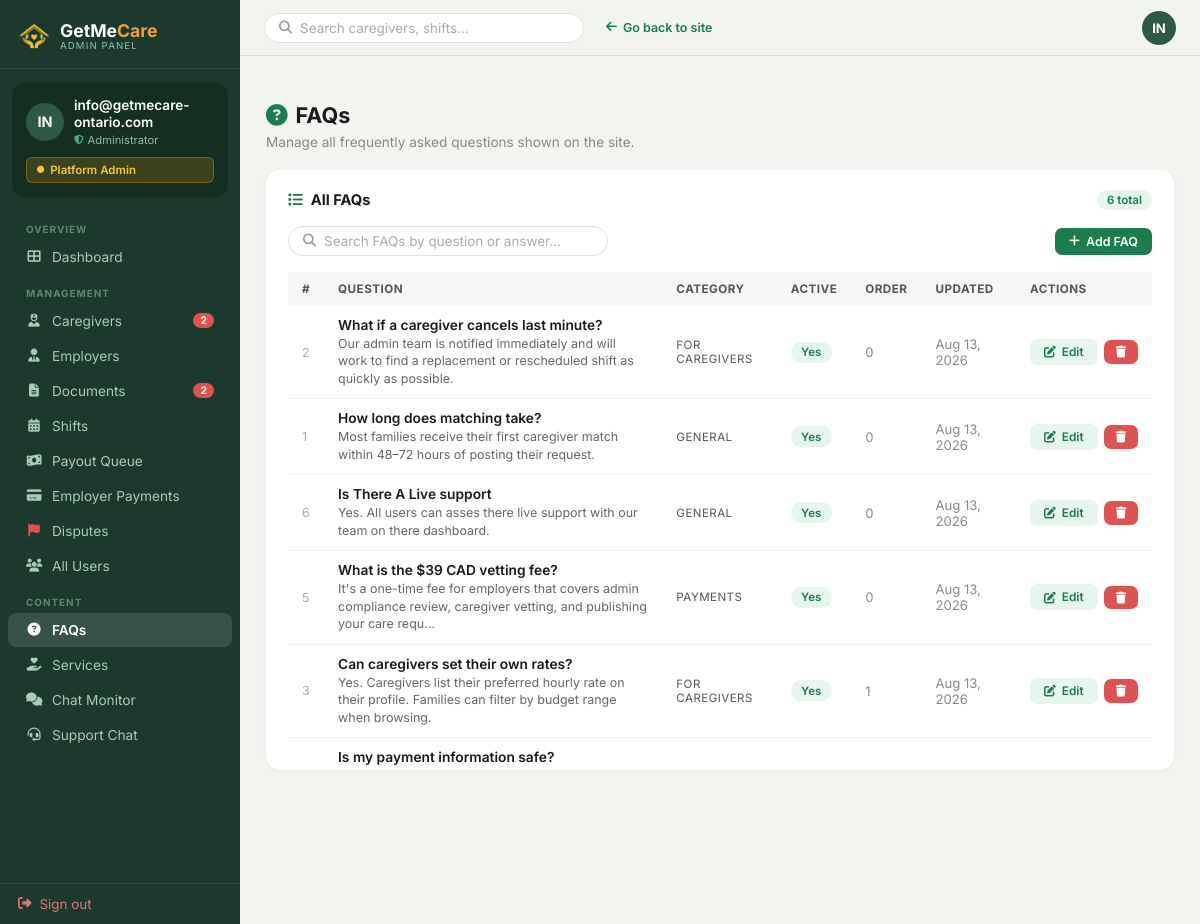
Page /admin-panel/faqs/ (signed in) on the committed database.
### Account/models.py (models this page shows, shortened)
class CustomUser(AbstractUser):
    EMPLOYER = 'employer'
    CAREGIVER = 'caregiver'
    ROLE_CHOICES = [
        (EMPLOYER, 'Employer / Family'),
        (CAREGIVER, 'Caregiver / PSW'),
    ]
    role = models.CharField(
        max_length=20,
        choices=ROLE_CHOICES,
        default=EMPLOYER,
    )
    phone = models.CharField(max_length=20, blank=True)
    @property
    def is_admin(self):
        return self.is_superuser or self.is_staff
    @property
    def is_employer(self):
        return self.role == self.EMPLOYER and not self.is_admin
    @property
    def is_caregiver(self):
        return self.role == self.CAREGIVER and not self.is_admin

### AdminApp/models.py (models this page shows, shortened)
class Faq(models.Model):
    CAT_GENERAL      = 'general'
    CAT_SERVICES     = 'services'
    CAT_PRICING      = 'pricing'
    CAT_HOW_IT_WORKS = 'how_it_works'
    CAT_VERIFICATION = 'verification'
    CAT_SCHEDULING   = 'scheduling'
    CAT_PAYMENTS     = 'payments'
    CAT_CAREGIVERS   = 'caregivers'
    CAT_COVERAGE     = 'coverage'
    CAT_SUPPORT      = 'support'
    CATEGORY_CHOICES = [
        (CAT_GENERAL,      'General'),
        (CAT_SERVICES,     'Services'),
        (CAT_PRICING,      'Pricing & Rates'),
        (CAT_HOW_IT_WORKS, 'How It Works'),
        (CAT_VERIFICATION, 'Caregiver Verification'),
        (CAT_SCHEDULING,   'Scheduling'),
        (CAT_PAYMENTS,     'Payments'),
        (CAT_CAREGIVERS,   'For Caregivers'),
        (CAT_COVERAGE,     'Coverage'),
        (CAT_SUPPORT,      'Support'),
    ]
    question   = models.CharField(max_length=255, help_text="The question shown to visitors.")
    answer     = models.TextField(help_text="The full answer body.")
    category   = models.CharField(max_length=20, choices=CATEGORY_CHOICES, default=CAT_GENERAL)
    is_active  = models.BooleanField(default=True, help_text="Unchecked hides this FAQ from the public site.")
    order      = models.PositiveIntegerField(default=0, help_text="Lower numbers appear first.")
    created_at = models.DateTimeField(auto_now_add=True)
    updated_at = models.DateTimeField(auto_now=True)
    class Meta:
        ordering = ['order', 'category', 'question']
        verbose_name = 'FAQ'
        verbose_name_plural = 'FAQs'

### AdminApp/views.py (the view)
    @login_required(login_url='Account:login')
    def wrapper(request, *args, **kwargs):
        if not (request.user.is_staff or request.user.is_superuser):
            messages.error(request, 'Access denied. Admin account required.')
            return redirect('Account:login')
        return view_func(request, *args, **kwargs)

### AdminApp/views.py (called while the page is built)
def admin_required(view_func):
    @login_required(login_url='Account:login')
    def wrapper(request, *args, **kwargs):
        if not (request.user.is_staff or request.user.is_superuser):
            messages.error(request, 'Access denied. Admin account required.')
            return redirect('Account:login')
        return view_func(request, *args, **kwargs)
    wrapper.__name__ = view_func.__name__
    return wrapper

def _admin_sidebar():
    from Account.models import EmployerPayment, Dispute
    return {
        'pending_docs':            CaregiverDocument.objects.filter(status=CaregiverDocument.STATUS_PENDING).count(),
        'pending_profiles':        CaregiverProfile.objects.filter(status=CaregiverProfile.STATUS_PENDING).count(),
        'employer_payments_count': EmployerPayment.objects.filter(admin_seen=False).count(),
        'payout_queue_count':      ShiftLog.objects.filter(payment_status=ShiftLog.PAY_PENDING).count(),
        'counts': {
            'open': Dispute.objects.filter(status=Dispute.STATUS_OPEN).count(),
        },
    }

@admin_required
def faq_list(request):
    q = request.GET.get('q', '').strip()
    faqs = Faq.objects.all().order_by('order', 'category', 'question')
    if q:
        faqs = faqs.filter(
            Q(question__icontains=q) | Q(answer__icontains=q)
        )
    ctx = _admin_sidebar()
    ctx['faqs'] = faqs
    ctx['search_q'] = q
    return render(request, 'AdminApp/faq-list.html', ctx)

### GETMECARE/context_processors.py (called while the page is built)
def _get_total_unread(user):
    try:
        from django.db.models import Q
        from Chatbot.models import DirectConversation, DirectMessage
        from Account.models import BookingProposal
        unread_msgs = DirectMessage.objects.filter(
            conversation__in=DirectConversation.objects.filter(
                Q(participant_1=user) | Q(participant_2=user)
            ),
            is_read=False
        ).exclude(sender=user).count()
        unread_proposals = 0
        if getattr(user, 'is_employer', False):
            unread_proposals = BookingProposal.objects.filter(
                employer=user,
                status=BookingProposal.STATUS_PENDING,
                is_read=False,
            ).count()
        return unread_msgs + unread_proposals
    except Exception:
        return 0

### templates/AdminApp/faq-list.html (shortened to what this page needs)
{% extends "AdminApp/base_admin.html" %}
{% block content %}
<div style="margin-bottom:20px">
  <h1 class="adm-page-title" style="margin-bottom:6px">
    <i class="fas fa-question-circle" style="color:#1b7d4f;margin-right:8px"></i>FAQs
  </h1>
  <p style="font-size:.85rem;color:#888">Manage all frequently asked questions shown on the site.</p>
</div>
<div class="adm-card">
  <div class="adm-card-pad">
    <div style="font-size:.92rem;font-weight:700;color:#1a1a1a;margin-bottom:16px;
                display:flex;align-items:center;gap:8px">
      <i class="fas fa-list" style="color:#1b7d4f"></i> All FAQs
      <span style="margin-left:auto;font-size:.72rem;font-weight:600;
                   background:#e6f5ee;color:#1b7d4f;border-radius:20px;padding:3px 10px">
        {% if search_q %}{{ faqs|length }} result{{ faqs|length|pluralize }}{% else %}{{ faqs|length }} total{% endif %}
      </span>
    </div>
    <div style="display:flex;justify-content:space-between;align-items:center;gap:12px;flex-wrap:wrap;margin-bottom:16px">
      <form method="get" action="" style="flex:1;min-width:200px">
        <div class="adm-search">
          <i class="fas fa-search"></i>
          <input type="text" name="q" placeholder="Search FAQs by question or answer…" value="{{ request.GET.q|default:'' }}">
        </div>
      </form>
      <a href="{% url 'AdminApp:faq_add' %}" class="adm-btn adm-btn-green" style="flex-shrink:0">
        <i class="fas fa-plus"></i> Add FAQ
      </a>
    </div>
    <div class="scroll-table-wrap">
      <table class="adm-table">
        <thead>
          <tr>
            <th>#</th>
            <th>Question</th>
            <th>Category</th>
            <th>Active</th>
            <th>Order</th>
            <th>Updated</th>
            <th>Actions</th>
          </tr>
        </thead>
        <tbody>
          {% for f in faqs %}
          <tr>
            <td style="color:#aaa;font-size:.78rem">{{ f.pk }}</td>
            <td>
              <div class="faq-q">{{ f.question }}</div>
              <div class="faq-a">{{ f.answer|truncatechars:120 }}</div>
            </td>
            <td><span class="faq-cat">{{ f.get_category_display }}</span></td>
            <td>
              {% if f.is_active %}<span class="badge badge-green">Yes</span>
              {% else %}<span class="badge badge-grey">No</span>{% endif %}
            </td>
            <td style="color:#888;font-size:.82rem">{{ f.order }}</td>
            <td style="color:#888;font-size:.82rem">{{ f.updated_at|date:"M d, Y" }}</td>
            <td>
              <div style="display:flex;gap:6px;align-items:center">
                <a href="{% url 'AdminApp:faq_edit' f.pk %}" class="adm-btn adm-btn-view" style="font-size:.74rem">
                  <i class="fas fa-edit"></i> Edit
                </a>
                <form method="post" action="{% url 'AdminApp:faq_delete' f.pk %}" style="display:inline" onsubmit="return confirm('Delete FAQ “{{ f.question|escapejs }}”? This cannot be undone.');">
                  <button type="submit" class="adm-btn adm-btn-danger" style="font-size:.74rem;padding:6px 12px">
                    <i class="fas fa-trash"></i>
                  </button>
                </form>
              </div>
            </td>
          </tr>
          {% endfor %}
        </tbody>
      </table>
    </div>
  </div>
</div>
{% endblock %}

### templates/AdminApp/base_admin.html (shortened to what this page needs)
﻿{% load static %}
<!doctype html>
<html lang="en">
<head>
  <link rel="stylesheet" href="https://cdnjs.cloudflare.com/ajax/libs/font-awesome/6.4.0/css/all.min.css"/>
</head>
<body>
<aside class="adm-sidebar" id="adm-sidebar">
  <div class="adm-logo">
    <a href="{% url 'home' %}">
      <img src="{% static 'Caregiver/images/sitelog.png' %}" alt="GetMeCare" style="width:32px;height:32px;object-fit:contain;filter:brightness(0) saturate(100%) invert(72%) sepia(60%) saturate(600%) hue-rotate(345deg) brightness(105%) contrast(95%)">
      <div>
        <div class="adm-logo-name">GetMe<span style="color:#F0A040">Care</span></div>
        <div class="adm-logo-sub">Admin Panel</div>
      </div>
    </a>
  </div>
  <div class="adm-profile">
    <div class="adm-profile-row">
      <div class="adm-av">{% if request.user.first_name %}{{ request.user.first_name|first|upper }}{{ request.user.last_name|first|upper }}{% else %}{{ request.user.username|slice:":2"|upper }}{% endif %}</div>
      <div>
        <div class="adm-av-name">{{ request.user.get_full_name|default:request.user.username }}</div>
        <div class="adm-av-role"><i class="fas fa-shield-alt" style="color:#4caf7d;font-size:.6rem;"></i> Administrator</div>
      </div>
    </div>
    <div class="adm-badge"><i class="fas fa-circle" style="font-size:.45rem;"></i> Platform Admin</div>
  </div>
  <div class="adm-nav">
    <div class="adm-nav-section">Overview</div>
    <a href="{% url 'AdminApp:dashboard' %}" {% if request.resolver_match.url_name == 'dashboard' %}class="active"{% endif %}>
      <i class="fas fa-th-large"></i> Dashboard
    </a>
    <div class="adm-nav-section">Management</div>
    <a href="{% url 'AdminApp:manage_caregivers' %}" {% if request.resolver_match.url_name == 'manage_caregivers' %}class="active"{% endif %}>
      <i class="fas fa-user-nurse"></i> Caregivers
      {% if pending_profiles %}<span class="adm-nav-badge">{{ pending_profiles }}</span>{% endif %}
    </a>
    <a href="{% url 'AdminApp:manage_employers' %}" {% if request.resolver_match.url_name == 'manage_employers' %}class="active"{% endif %}>
      <i class="fas fa-user-tie"></i> Employers
    </a>
    <a href="{% url 'AdminApp:review_documents' %}" {% if request.resolver_match.url_name == 'review_documents' %}class="active"{% endif %}>
      <i class="fas fa-file-alt"></i> Documents
      {% if pending_docs %}<span class="adm-nav-badge">{{ pending_docs }}</span>{% endif %}
    </a>
    <a href="{% url 'AdminApp:manage_shifts' %}" {% if request.resolver_match.url_name == 'manage_shifts' %}class="active"{% endif %}>
      <i class="fas fa-calendar-alt"></i> Shifts
    </a>
    <a href="{% url 'AdminApp:payout_queue' %}" {% if request.resolver_match.url_name == 'payout_queue' %}class="active"{% endif %}>
      <i class="fas fa-money-bill-wave"></i> Payout Queue
    </a>
    <a href="{% url 'AdminApp:employer_payments' %}" {% if request.resolver_match.url_name == 'employer_payments' %}class="active"{% endif %}>
      <i class="fas fa-credit-card"></i> Employer Payments
    </a>
    <a href="{% url 'AdminApp:dispute_list' %}" {% if request.resolver_match.url_name == 'dispute_list' or request.resolver_match.url_name == 'dispute_detail' %}class="active"{% endif %}>
      <i class="fas fa-flag" style="color:#e05252"></i> Disputes
    </a>
    <a href="{% url 'AdminApp:manage_users' %}" {% if request.resolver_match.url_name == 'manage_users' %}class="active"{% endif %}>
      <i class="fas fa-users"></i> All Users
    </a>
    <div class="adm-nav-section">Content</div>
    <a href="{% url 'AdminApp:faq_list' %}" {% if request.resolver_match.url_name == 'faq_list' or request.resolver_match.url_name == 'faq_add' or request.resolver_match.url_name == 'faq_edit' %}class="active"{% endif %}>
      <i class="fas fa-question-circle"></i> FAQs
    </a>
    <a href="{% url 'AdminApp:service_list' %}" {% if request.resolver_match.url_name == 'service_list' or request.resolver_match.url_name == 'service_add' or request.resolver_match.url_name == 'service_edit' %}class="active"{% endif %}>
      <i class="fas fa-hand-holding-heart"></i> Services
    </a>
    <a href="{% url 'admin_chat_monitor' %}" {% if request.resolver_match.url_name == 'admin_chat_monitor' %}class="active"{% endif %}>
      <i class="fas fa-comments"></i> Chat Monitor
    </a>
    <a href="{% url 'admin_support' %}" {% if request.resolver_match.url_name == 'admin_support' %}class="active"{% endif %}>
      <i class="fas fa-headset"></i> Support Chat
    </a>
  </div>
  <div class="adm-signout">
    <a href="{% url 'Account:logout' %}"><i class="fas fa-sign-out-alt"></i> Sign out</a>
  </div>
</aside>
<div class="adm-topbar">
  <form method="get" action="" class="adm-search-bar-wrap" style="flex:1;max-width:320px;">
    <div class="adm-search">
      <i class="fas fa-search"></i>
      <input type="text" name="q" placeholder="Search caregivers, shifts…" value="{{ request.GET.q|default:'' }}">
    </div>
  </form>
  <a href="{% url 'home' %}" class="adm-back" style="margin-left:10px;">
    <i class="fas fa-arrow-left"></i> Go back to site
  </a>
  <div class="adm-topbar-av">{% if request.user.first_name %}{{ request.user.first_name|first|upper }}{{ request.user.last_name|first|upper }}{% else %}{{ request.user.username|slice:":2"|upper }}{% endif %}</div>
</div>
<main class="adm-main">
  <div class="adm-content">
    {% block content %}{% endblock %}
  </div>
</main>
  </body>
</html>

### templates/AdminApp/faq-list.html (style rules this page uses)
.faq-q { font-weight: 600; font-size: .86rem; color: #1a1a1a; }
.faq-a { font-size: .78rem; color: #666; line-height: 1.4; margin-top: 2px; display: block; }
.faq-cat { font-size: .72rem; color: #555; text-transform: uppercase; letter-spacing: .04em; }
.adm-btn-danger { background: #e05252; color: #fff; }

### rows in the picture
CustomUser: user.username "IN", user.get_full_name "info@getmecare-ontario.com"
Faq: pk "2", question "What if a caregiver cancels last minute?", answer "Our admin team is notified immediately and will work to find a replacement or rescheduled shift as quickly as possible.", category "FOR CAREGIVERS", is_active "Yes", order "0", updated_at "Aug 13, 2026"
Faq: pk "1", question "How long does matching take?", answer "Most families receive their first caregiver match within 48–72 hours of posting their request.", category "GENERAL", is_active "Yes", order "0", updated_at "Aug 13, 2026"
Faq: pk "6", question "Is There A Live support", answer "Yes. All users can asses there live support with our team on there dashboard.", category "GENERAL", is_active "Yes", order "0", updated_at "Aug 13, 2026"
Faq: pk "5", question "What is the $39 CAD vetting fee?", answer "It's a one-time fee for employers that covers admin compliance review, caregiver vetting, and publishing your care requ…", category "PAYMENTS", is_active "Yes", order "0", updated_at "Aug 13, 2026"
Faq: pk "3", question "Can caregivers set their own rates?", answer "Yes. Caregivers list their preferred hourly rate on their profile. Families can filter by budget range when browsing.", category "FOR CAREGIVERS", is_active "Yes", order "1", updated_at "Aug 13, 2026"
Faq: question "Is my payment information safe?"

### other values in the picture
{{ pending_profiles }} "2"
{{ pending_docs }} "2"
{{ faqs|length }} "6"
